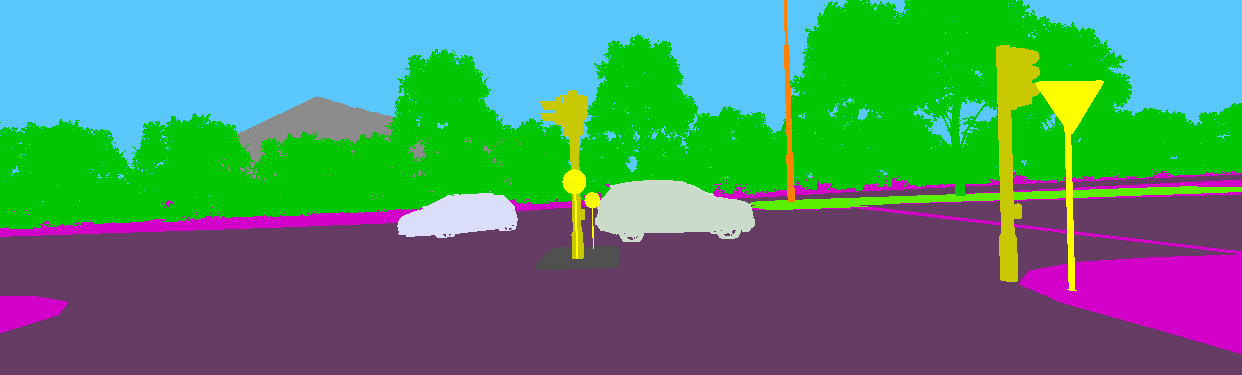
%> input picture 00380.png, 1242 x 375 px
$ octave Test_vKITTI_static_dynamic_point_projection.m   (GNU Octave 9; MATLAB toolbox functions it lacks are replaced by stand-ins)
%> lines starting %> are read from the running program, lines starting %| are printed output that depends on the picture
### Factors/AbsoluteToRelativePositionR3xso3Image.m
%--------------------------------------------------------------------------
% Author: Mina Henein - mina.henein@anu.edu.au - 16/04/18
% Contributors:
%--------------------------------------------------------------------------

function positionsRelative = AbsoluteToRelativePositionR3xso3Image(posesNewFrame,...
    positionsAbsolute, intrinsics, R)

%% converts positions from absolute coords to new reference frame (image plane)
% inputs
    %posesNewFrame = matrix of pose column vectors of new reference frame
    %positionsAbsolute = matrix of absolute position column vectors
% output
    %positionsRelative = matrix of relative position column vectors

for i=1:size(posesNewFrame,2)
    posesNewFrame(:,i) = transformationMatrixToPose(R\...
        poseToTransformationMatrix(posesNewFrame(:,i))*R);
    positionAbsolute =  R\[positionsAbsolute(:,i);1];
    positionsAbsolute(:,i) =  positionAbsolute(1:3);
end

%to store relative positions
positionsRelative = zeros(size(positionsAbsolute,1)-1,size(positionsAbsolute,2));
%VECTORISE THIS
for i = 1:size(positionsAbsolute,2)
    screwNewFrame = [rot(posesNewFrame(4:6,i)) posesNewFrame(1:3,i);
                     0 0 0 1];
    normalisedPositionRelative = screwNewFrame \ [positionsAbsolute(:,i); 1];
    if numel(intrinsics)==1
        intrinsicMatrix = intrinsics;
    else
        f = intrinsics(1);
        cx = intrinsics(2);
        cy = intrinsics(3);
        intrinsicMatrix = [f 0 cx; 0 f cy; 0 0 1];
    end
    positionRelative = intrinsicMatrix * normalisedPositionRelative(1:3,:);
    positionRelative = positionRelative/positionRelative(3);
    positionsRelative(:,i) = positionRelative(1:2);
end

end

### Factors/utils/poseToTransformationMatrix.m
function transformationMatrix = poseToTransformationMatrix(pose)


transformationMatrix = [rot(pose(4:6)) pose(1:3); 0 0 0 1];

end

### Factors/utils/rot.m
function Q = rot(axis)
% ROT determine 3x3 rotation matrix Q from scaled axis representation.
% http://mathworld.wolfram.com/RodriguesRotationFormula.html
    if any(size(axis) ~= [3 1])
        error('size mismatch')
    end

    x = axis(1,1);
    y = axis(2,1);
    z = axis(3,1);

    angle = sqrt(x * x + y * y + z * z);

    if (angle > 0)
        x = x / angle;
        y = y / angle;
        z = z / angle;
    end

    s = sin(angle);
    c = cos(angle);

    v = 1 - c;
    xyv = x * y * v;
    yzv = y * z * v;
    xzv = x * z * v;

    Q = [x * x * v + c, xyv - z * s, xzv + y * s;
         xyv + z * s, y * y * v + c, yzv - x * s;
         xzv - y * s, yzv + x * s, z * z * v + c];
end

### Factors/utils/transformationMatrixToPose.m
function pose = transformationMatrixToPose(transformationMatrix)

pose = [transformationMatrix(1:3,4);arot(transformationMatrix(1:3,1:3))];

end

### Tests/Test_vKITTI_static_dynamic_point_projection.m
intrinsics = [725,620.5,187];
R = [0,0,1,0; -1,0,0,0; 0,-1,0,0; 0,0,0,1];

l11 = R*[255.1105,-111.4062,86.7984,1.0000]';
l12 = R*[255.9853,-111.3985,86.3503,1.0000]';
l13 = R*[256.8601,-111.3907,85.9091,1.0000]';

%ls = [77.3516,-252.5883,113.0985]';

ls = [R*[250.2206 -110.9789 85.0406 1]',R*[247.3564 -110.9872 80.2847 1]',...
    R*[240.8085 -113.7841 124.7152 1]',R*[243.6779 -110.986 84.1919 1]',...
    R*[237.4925 -112.6164 126.2936 1]',R*[242.8699 -110.9666 99.3569 1]',...
    R*[250.8672 -110.9891 76.3927 1]',R*[294.9616 -119.7727 117.8011 1]',...
    R*[247.636 -110.9897 78.6398 1]'];


I1 = imread('00380.png');
%> I1 is the input picture: size 375x1242x3 uint8; mean R, G, B 82.3, 136.1, 111.9
I2 = imread('00381.png');
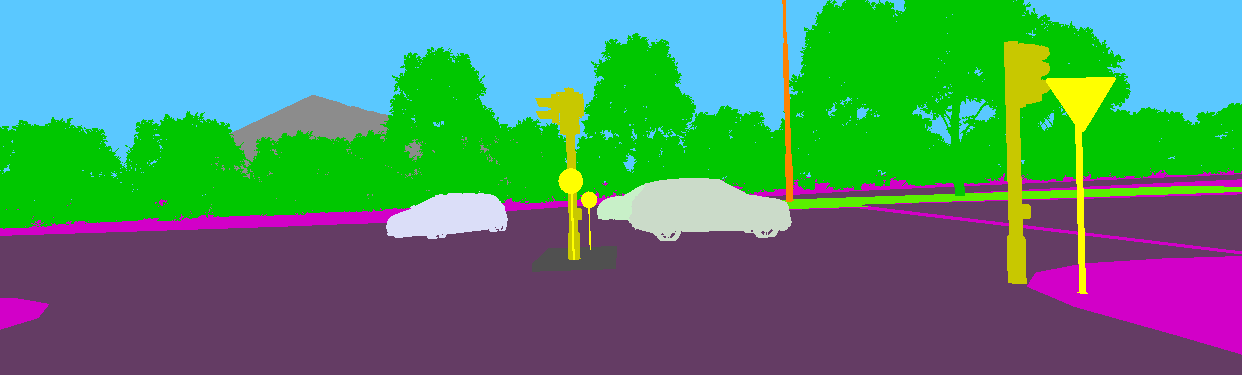
%> input picture 00381.png, 1242 x 375 px
%> I2 is the input picture: size 375x1242x3 uint8; mean R, G, B 82.5, 136.4, 111.2
I3 = imread('00382.png');
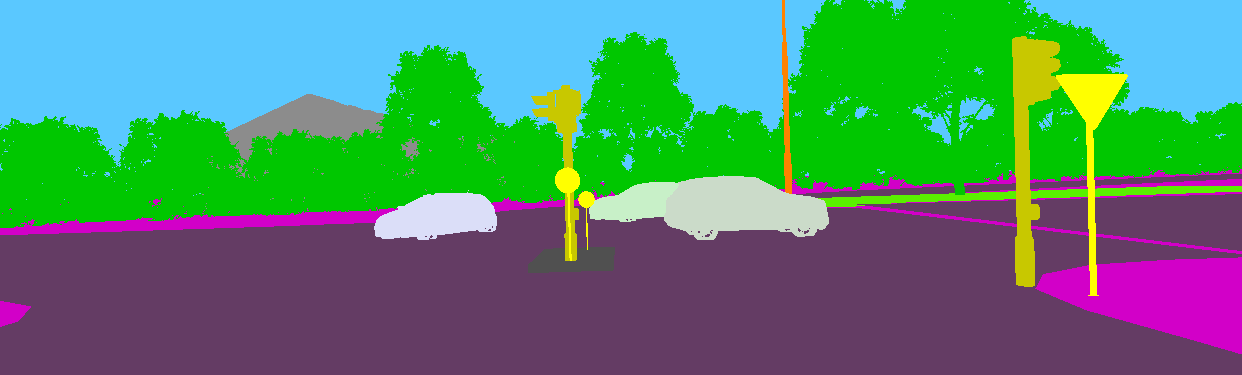
%> input picture 00382.png, 1242 x 375 px
%> I3 is the input picture: size 375x1242x3 uint8; mean R, G, B 82.9, 136.8, 110.9

gtPose1 = [71.9792 -242.7422 112.65 0.034511 0.0011743 -0.51507]';
gtPoint1 = l11(1:3);
gtPixel1 = AbsoluteToRelativePositionR3xso3Image(gtPose1,gtPoint1,intrinsics, R);
%> the run ends on the next line
